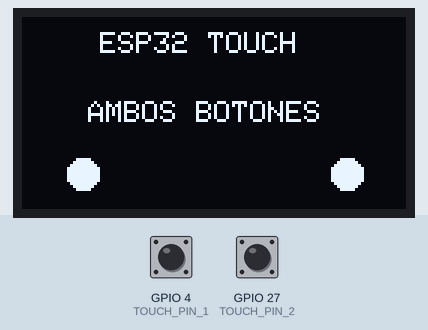
Recording of a sketch running on a simulated ESP32. Parts: 128×64 one-colour display. The test bench sets the inputs (shaded band); at power-on: GPIO 4 (TOUCH_PIN_1) HIGH, GPIO 27 (TOUCH_PIN_2) HIGH. What the sketch prints to the serial monitor is not drawn.

Above: at 0.1 s.

The sketch:

touchDoble.ino
```cpp
#include <Wire.h>
#include <Adafruit_GFX.h>
#include <Adafruit_SH110X.h>

#define SCREEN_WIDTH 128
#define SCREEN_HEIGHT 64
#define OLED_RESET -1
#define OLED_ADDRESS 0x3C

Adafruit_SH1106G display(
  SCREEN_WIDTH,
  SCREEN_HEIGHT,
  &Wire,
  OLED_RESET
);

const int TOUCH_PIN_1 = 4;
const int TOUCH_PIN_2 = 27;

const int UMBRAL_TOUCH = 350;

void setup() {

  Serial.begin(115200);

  Wire.begin(21, 22);

  if (!display.begin(OLED_ADDRESS, true)) {
    Serial.println("Error al iniciar la pantalla OLED");
    while (1);
  }

  display.clearDisplay();
  display.setTextColor(SH110X_WHITE);
}

void loop() {

  int valorTouch1 = touchRead(TOUCH_PIN_1);
  int valorTouch2 = touchRead(TOUCH_PIN_2);

  bool boton1 = valorTouch1 < UMBRAL_TOUCH;
  bool boton2 = valorTouch2 < UMBRAL_TOUCH;

  Serial.print("T1: ");
  Serial.print(valorTouch1);
  Serial.print("  |  T2: ");
  Serial.println(valorTouch2);

  display.clearDisplay();

  display.setTextSize(1);
  display.setCursor(26, 5);
  display.println("ESP32 TOUCH");

  display.drawCircle(20, 52, 5, SH110X_WHITE);
  display.drawCircle(108, 52, 5, SH110X_WHITE);

  if (boton1 && boton2) {

    display.setCursor(22, 28);
    display.println("AMBOS BOTONES");

    display.fillCircle(20, 52, 5, SH110X_WHITE);
    display.fillCircle(108, 52, 5, SH110X_WHITE);
  }

  else if (boton1) {

    display.setCursor(16, 28);
    display.println("BOTON 1 ACTIVADO");

    display.fillCircle(20, 52, 5, SH110X_WHITE);
  }

  else if (boton2) {

    display.setCursor(16, 28);
    display.println("BOTON 2 ACTIVADO");

    display.fillCircle(108, 52, 5, SH110X_WHITE);
  }

  else {

    display.setCursor(28, 28);
    display.println("ESPERANDO...");
  }

  display.display();

  delay(100);
}
```
